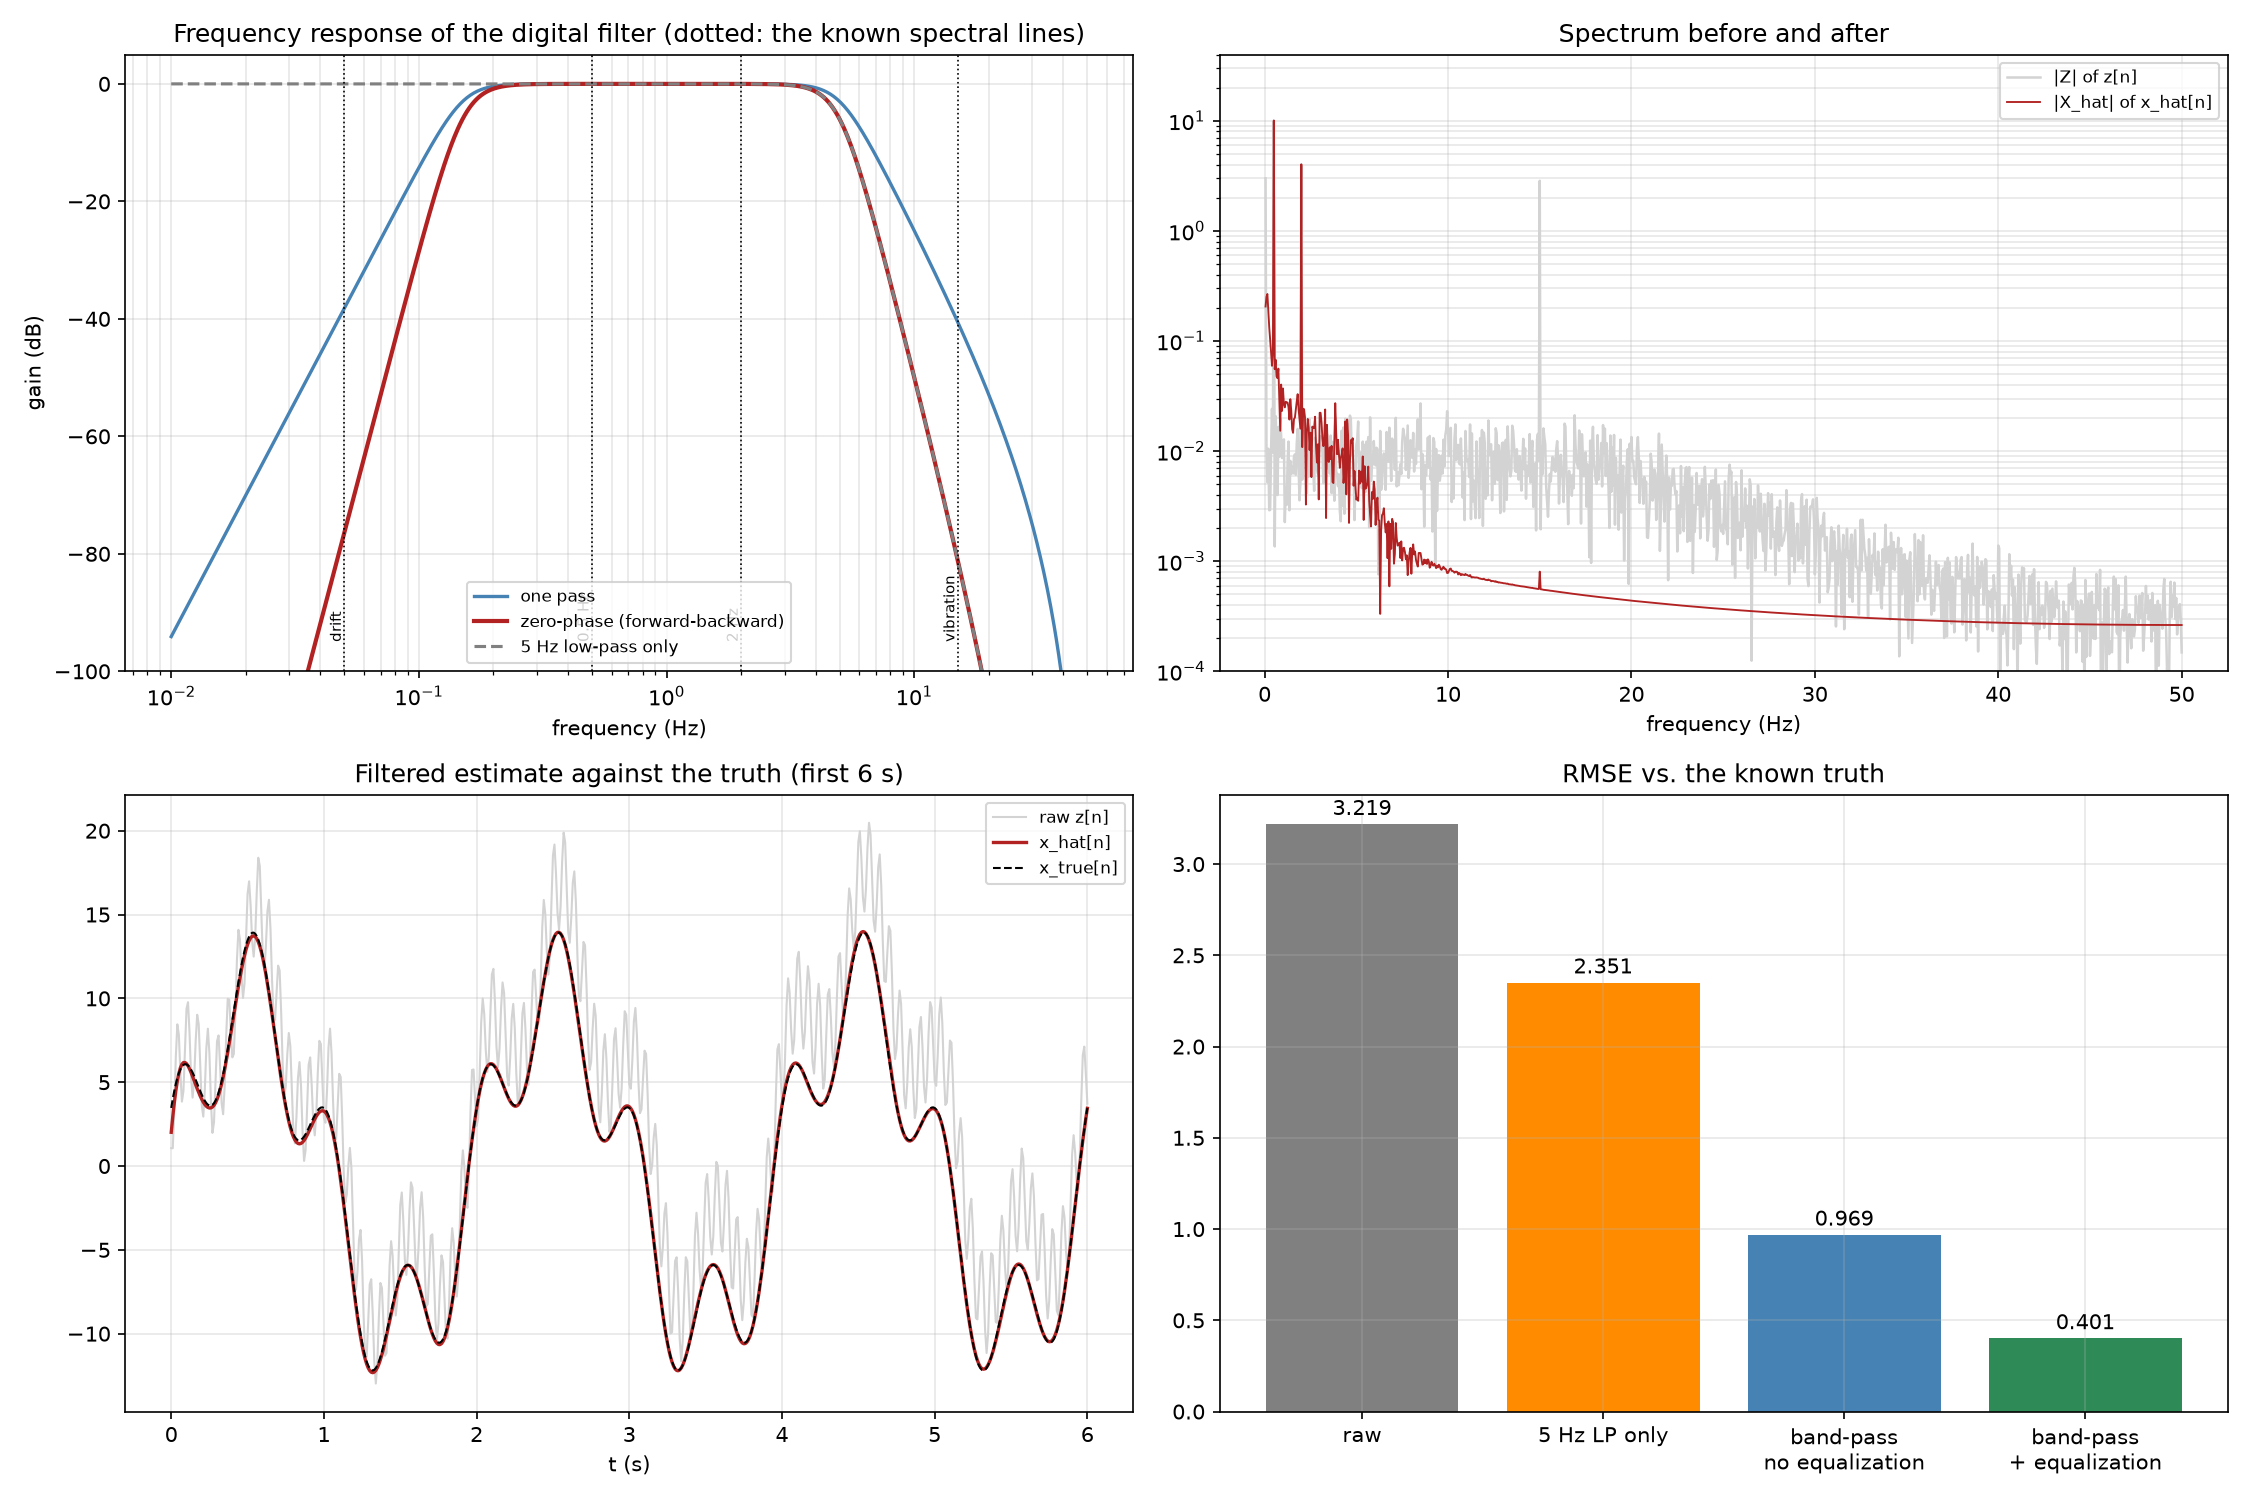

Recreate this plot in Python.
"""Stage 7: design and apply the digital filter, z[n] -> x_hat[n].

Design is read off the Stage 3/6 spectrum:
    bias (DC) and drift (0.05 Hz)  <  desired motion (0.5 and 2 Hz)  <  vibration (15 Hz)
so the filter is a BAND-PASS with its corners in the two gaps.

estimate_waveform() is reused by Stages 8 and 9.
"""

import os

import matplotlib.pyplot as plt
import numpy as np

import project_signal as P
import stage4_antialias as S4
import stage5_sample as S5

OUT_DIR = os.path.dirname(os.path.abspath(__file__))
FS = S5.FS

# --- design decisions -----------------------------------------------------------------------
HP_CUTOFF = 0.15       # Hz: between the drift (0.05) and the slowest wanted line (0.5); geometric mean is 0.16
LP_CUTOFF = 5.0        # Hz: between the fastest wanted line (2) and the vibration (15); geometric mean is 5.5
ORDER = 4              # per filter (each is two cascaded 2nd-order Butterworth sections)
EQ_BAND = 8.0          # Hz: front-end delay is equalized inside this band
PAD = 500              # samples of odd-reflection padding to keep filter start-up transients off the record


def butterworth_sections(order, fc, fs, kind):
    """Butterworth low/high-pass as cascaded biquads, by the bilinear transform.

    Section k of an even-order Butterworth has Q_k = 1 / (2 sin((2k - 1) pi / (2 order))).
    Returns a list of (b, a) with a[0] = 1.
    """
    K = np.tan(np.pi * fc / fs)
    sections = []
    for k in range(1, order // 2 + 1):
        Q = 1.0 / (2 * np.sin((2 * k - 1) * np.pi / (2 * order)))
        norm = 1.0 / (1 + K / Q + K * K)
        a = np.array([1.0, 2 * (K * K - 1) * norm, (1 - K / Q + K * K) * norm])
        b = (np.array([K * K, 2 * K * K, K * K]) if kind == "lowpass" else np.array([1.0, -2.0, 1.0])) * norm
        sections.append((b, a))
    return sections


def band_sections(hp=HP_CUTOFF, lp=LP_CUTOFF, order=ORDER, fs=FS, use_hp=True):
    secs = butterworth_sections(order, lp, fs, "lowpass")
    return (butterworth_sections(order, hp, fs, "highpass") + secs) if use_hp else secs


def sections_response(sections, f, fs=FS):
    """Frequency response H(e^{j 2 pi f / fs}) of a cascade of biquads."""
    z = np.exp(-1j * 2 * np.pi * np.asarray(f, dtype=float) / fs)
    H = np.ones_like(z, dtype=complex)
    for b, a in sections:
        H = H * (b[0] + b[1] * z + b[2] * z**2) / (1 + a[1] * z + a[2] * z**2)
    return H


def run_sections(x, sections):
    """Causal filtering by the cascade, one sample at a time (direct form I)."""
    y = np.asarray(x, dtype=float)
    for b, a in sections:
        out = np.zeros(len(y))
        x1 = x2 = y1 = y2 = 0.0
        for i, xi in enumerate(y):
            yi = b[0] * xi + b[1] * x1 + b[2] * x2 - a[1] * y1 - a[2] * y2
            out[i] = yi
            x2, x1 = x1, xi
            y2, y1 = y1, yi
        y = out
    return y


def odd_extend(x, n):
    """Extend a record at both ends by point-reflection about the end values (keeps level and slope)."""
    n = min(n, len(x) - 2)
    left = 2 * x[0] - x[1:n + 1][::-1]
    right = 2 * x[-1] - x[-n - 1:-1][::-1]
    return np.concatenate([left, x, right]), n


def zero_phase(x, sections, pad=PAD):
    """Forward-backward filtering: no phase shift, squared magnitude. Offline only."""
    xe, n = odd_extend(np.asarray(x, dtype=float), pad)
    y = run_sections(xe, sections)
    y = run_sections(y[::-1], sections)[::-1]
    return y[n:len(y) - n]


def equalize_front_end(y, pad=PAD, fs=FS, band=EQ_BAND):
    """Undo the KNOWN analog anti-alias filter's phase (delay) and droop inside `band`.

    The analog filter H_a(f) is known from Stage 4, and it is ~1 in magnitude in the wanted
    band, so dividing by it there is well conditioned. Everything is done on the padded record.
    """
    ye, n = odd_extend(np.asarray(y, dtype=float), pad)
    f = np.fft.fftfreq(len(ye), 1 / fs)
    Ha = S4.butter_response(f, S4.FC, S4.ORDER)
    eq = np.where(np.abs(f) <= band, 1.0 / Ha, 1.0)
    out = np.fft.ifft(np.fft.fft(ye) * eq).real
    return out[n:len(out) - n]


def estimate_waveform(z_n, sections=None, equalize=True):
    """z[n] -> x_hat[n]: zero-phase band-pass, then front-end equalization."""
    sections = sections or band_sections()
    x_hat = zero_phase(z_n, sections)
    return equalize_front_end(x_hat) if equalize else x_hat


def rmse(a, b):
    return float(np.sqrt(np.mean((np.asarray(a) - np.asarray(b)) ** 2)))


if __name__ == "__main__":
    a = S5.acquire()
    z, x_true, t_n = a["z_n"], a["x_true_n"], a["t_n"]
    secs = band_sections()
    secs_lp = band_sections(use_hp=False)
    f_grid = np.logspace(-2, np.log10(FS / 2), 800)
    H = sections_response(secs, f_grid)
    Hzp = np.abs(H) ** 2
    f_lin = np.linspace(0, FS / 2, 5001)
    noise_frac = float(np.mean(np.abs(sections_response(secs, f_lin)) ** 4))

    lines = [("bias (DC)", 1e-4), ("drift", P.F_B), ("desired 0.5 Hz", P.F1), ("desired 2 Hz", P.F2), ("vibration", P.F_V)]
    print("DIGITAL FILTER DESIGN")
    print(f"  Type:            zero-phase Butterworth band-pass = high-pass ({HP_CUTOFF:g} Hz) + low-pass ({LP_CUTOFF:g} Hz), each order {ORDER}")
    print(f"                   built from {len(secs)} biquad sections, run forward then backward (effective order {2 * ORDER} each)")
    print(f"  Cutoffs:         high-pass {HP_CUTOFF:g} Hz, low-pass {LP_CUTOFF:g} Hz  (sampling rate {FS} Hz)")
    front_delay_ms = 1e3 / (2 * np.pi * S4.FC) / np.sin(np.pi / (2 * S4.ORDER))
    print(f"  Front-end fix:   the analog anti-alias filter delays the signal by about {front_delay_ms:.0f} ms; its known response is divided out over 0-{EQ_BAND:g} Hz")
    print("\nWHY THESE CHOICES (from the spectrum)")
    print(f"  * The spectrum has three groups: bias/drift at 0-0.05 Hz, the desired motion at 0.5-2 Hz, the vibration at 15 Hz.")
    print(f"  * High-pass at {HP_CUTOFF:g} Hz sits between 0.05 and 0.5 Hz (a factor of 3 from each), so the drift is removed and the motion is not.")
    print(f"  * Low-pass at {LP_CUTOFF:g} Hz sits between 2 and 15 Hz (a factor of 2.5 and 3), so the vibration is removed and the motion is not.")
    print(f"  * Butterworth: maximally flat in the passband, so the wanted lines keep their amplitude. Order {ORDER}: steep enough that a")
    print(f"    3x frequency ratio gives about {abs(20 * np.log10(abs(sections_response(butterworth_sections(ORDER, LP_CUTOFF, FS, 'lowpass'), [P.F_V])[0]))):.0f} dB per pass; forward-backward doubles that.")
    print(f"  * Zero phase, because x_hat is computed offline from a recorded stretch; a causal filter of this order would delay the 0.5 Hz motion.")
    print(f"  * A 5 Hz low-pass ALONE (the obvious choice) leaves the bias and drift in place: see the comparison below.")

    print("\nEXPECTED EFFECT ON EACH COMPONENT (zero-phase gain from the design)")
    print(f"  {'component':<20}{'frequency':>11}{'gain':>11}{'dB':>9}   verdict")
    for name, f0 in lines:
        g = float(np.abs(sections_response(secs, [f0])[0]) ** 2)
        keep = "RETAINED" if g > 0.99 else "ATTENUATED"
        print(f"  {name:<20}{(0 if f0 < 1e-3 else f0):>9g} Hz{g:>11.5f}{20 * np.log10(max(g, 1e-12)):>9.1f}   {keep}")
    print(f"  {'80 Hz interference':<20}{'80':>9} Hz   already removed before sampling by the analog filter")
    print(f"  noise: about {noise_frac * 100:.1f}% of the noise power that reaches the ADC survives (the band {HP_CUTOFF:g}-{LP_CUTOFF:g} Hz out of 0-{FS // 2} Hz)")

    x_hat = estimate_waveform(z)
    x_hat_noeq = estimate_waveform(z, equalize=False)
    x_lp = estimate_waveform(z, secs_lp)
    interior = slice(200, len(z) - 200)
    print("\nAPPLYING IT: z[n] -> x_hat[n]   (RMSE against the known x_true[n])")
    print(f"  {'raw z[n]':<52}{rmse(z, x_true):>8.3f}")
    print(f"  {'5 Hz low-pass only (zero phase, equalized)':<52}{rmse(x_lp, x_true):>8.3f}   <- bias and drift remain")
    print(f"  {'band-pass, NOT equalized for the analog delay':<52}{rmse(x_hat_noeq, x_true):>8.3f}   <- limited by the front-end delay")
    print(f"  {'band-pass + front-end equalization (chosen)':<52}{rmse(x_hat, x_true):>8.3f}")
    print(f"  {'   same, excluding 2 s at each end':<52}{rmse(x_hat[interior], x_true[interior]):>8.3f}   <- edges hold most of the remaining error")

    fig, axes = plt.subplots(2, 2, figsize=(15, 10))
    ax = axes[0, 0]
    ax.semilogx(f_grid, 20 * np.log10(np.abs(H) + 1e-12), color="steelblue", linewidth=1.6, label="one pass")
    ax.semilogx(f_grid, 20 * np.log10(Hzp + 1e-12), color="firebrick", linewidth=2, label="zero-phase (forward-backward)")
    ax.semilogx(f_grid, 20 * np.log10(np.abs(sections_response(secs_lp, f_grid)) ** 2 + 1e-12), color="gray", linestyle="--", label="5 Hz low-pass only")
    for name, f0 in lines[1:]:
        ax.axvline(f0, color="black", linestyle=":", linewidth=0.8)
        ax.text(f0, -95, name.replace("desired ", ""), rotation=90, fontsize=7, va="bottom", ha="right")
    ax.set_ylim(-100, 5)
    ax.set_title("Frequency response of the digital filter (dotted: the known spectral lines)")
    ax.set_xlabel("frequency (Hz)")
    ax.set_ylabel("gain (dB)")
    ax.legend(fontsize=8, loc="lower center")

    ax = axes[0, 1]
    fz, az = P.amplitude_spectrum(z, FS)
    fx, ax_ = P.amplitude_spectrum(x_hat, FS)
    ax.semilogy(fz[1:], az[1:] + 1e-9, color="lightgray", linewidth=1.2, label="|Z| of z[n]")
    ax.semilogy(fx[1:], ax_[1:] + 1e-9, color="firebrick", linewidth=0.9, label="|X_hat| of x_hat[n]")
    ax.set_ylim(1e-4, 40)
    ax.set_title("Spectrum before and after")
    ax.set_xlabel("frequency (Hz)")
    ax.legend(fontsize=8, loc="upper right")

    ax = axes[1, 0]
    sh = t_n <= 6
    ax.plot(t_n[sh], z[sh], color="lightgray", linewidth=1, label="raw z[n]")
    ax.plot(t_n[sh], x_hat[sh], color="firebrick", linewidth=1.6, label="x_hat[n]")
    ax.plot(t_n[sh], x_true[sh], "k--", linewidth=1, label="x_true[n]")
    ax.set_title("Filtered estimate against the truth (first 6 s)")
    ax.set_xlabel("t (s)")
    ax.legend(fontsize=8, loc="upper right")

    ax = axes[1, 1]
    names = ["raw", "5 Hz LP only", "band-pass\nno equalization", "band-pass\n+ equalization"]
    vals = [rmse(z, x_true), rmse(x_lp, x_true), rmse(x_hat_noeq, x_true), rmse(x_hat, x_true)]
    bars = ax.bar(names, vals, color=["gray", "darkorange", "steelblue", "seagreen"])
    for b_, v in zip(bars, vals):
        ax.text(b_.get_x() + b_.get_width() / 2, v + 0.05, f"{v:.3f}", ha="center")
    ax.set_title("RMSE vs. the known truth")
    for ax in axes.flatten():
        ax.grid(alpha=0.3, which="both")
    fig.tight_layout()
    fig.savefig(os.path.join(OUT_DIR, "stage7_filter.png"), dpi=150)
    print("\nSaved stage7_filter.png")

    print(
        f"""
What this means
---------------
The filter is justified line by line, not just named. The spectrum showed three
groups of content separated by wide gaps, so a band-pass with one corner in each gap
keeps the two motion lines (gain 1.000) and removes bias, drift and vibration by
tens of dB. The comparison shows why one corner is not enough: a low-pass at 5 Hz,
the first thing to try, still leaves the bias and drift, so its error is about
{rmse(x_lp, x_true):.2f}, dominated by them. The other lesson is the front end: the analog anti-alias
filter from Stage 4 shifts everything by about 21 ms, so an estimate that is
otherwise perfect still looks wrong by {rmse(x_hat_noeq, x_true):.2f} until that known delay is undone. What is left after
band-pass and equalization has two parts. One is the noise inside the passband
(about {noise_frac * 100:.0f}% of the noise power reaches x_hat), which no linear filter can remove
without also removing the signal. The other is edge error: the 0.15 Hz high-pass has
a memory of several seconds, so the first and last ~2 s of a 20 s record are estimated
worse ({rmse(x_hat, x_true):.2f} over the whole record, {rmse(x_hat[interior], x_true[interior]):.2f} away from the ends). That is a property of filtering a short
record, not a bug: a longer record or a higher high-pass corner (at the cost of
amplitude on the 0.5 Hz line) shrinks it."""
    )
